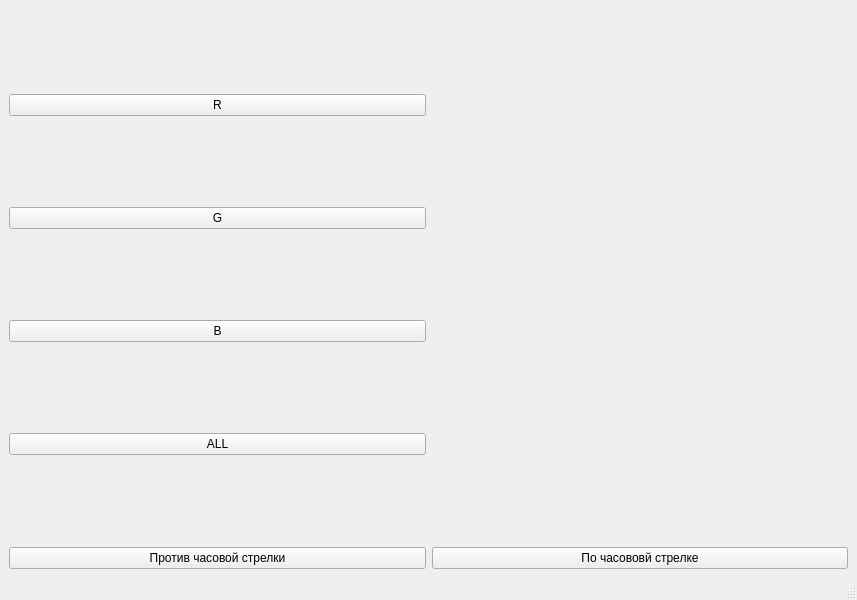
<?xml version="1.0" encoding="UTF-8"?>
<ui version="4.0">
 <class>MainWindow</class>
 <widget class="QMainWindow" name="MainWindow">
  <property name="geometry">
   <rect>
    <x>0</x>
    <y>0</y>
    <width>857</width>
    <height>600</height>
   </rect>
  </property>
  <property name="windowTitle">
   <string>MainWindow</string>
  </property>
  <widget class="QWidget" name="centralwidget">
   <layout class="QVBoxLayout" name="verticalLayout_2">
    <item>
     <layout class="QHBoxLayout" name="horizontalLayout_2">
      <item>
       <layout class="QVBoxLayout" name="verticalLayout">
        <item>
         <widget class="QPushButton" name="R">
          <property name="text">
           <string>R</string>
          </property>
         </widget>
        </item>
        <item>
         <widget class="QPushButton" name="G">
          <property name="text">
           <string>G</string>
          </property>
         </widget>
        </item>
        <item>
         <widget class="QPushButton" name="B">
          <property name="text">
           <string>B</string>
          </property>
         </widget>
        </item>
        <item>
         <widget class="QPushButton" name="all">
          <property name="text">
           <string>ALL</string>
          </property>
         </widget>
        </item>
       </layout>
      </item>
      <item>
       <widget class="QLabel" name="picture">
        <property name="text">
         <string/>
        </property>
       </widget>
      </item>
     </layout>
    </item>
    <item>
     <layout class="QHBoxLayout" name="horizontalLayout">
      <item>
       <widget class="QPushButton" name="hour">
        <property name="text">
         <string>Против часовой стрелки</string>
        </property>
       </widget>
      </item>
      <item>
       <widget class="QPushButton" name="reversehour">
        <property name="text">
         <string>По часововй стрелке</string>
        </property>
       </widget>
      </item>
     </layout>
    </item>
   </layout>
  </widget>
  <widget class="QMenuBar" name="menubar">
   <property name="geometry">
    <rect>
     <x>0</x>
     <y>0</y>
     <width>857</width>
     <height>22</height>
    </rect>
   </property>
  </widget>
  <widget class="QStatusBar" name="statusbar"/>
 </widget>
 <resources/>
 <connections/>
</ui>
